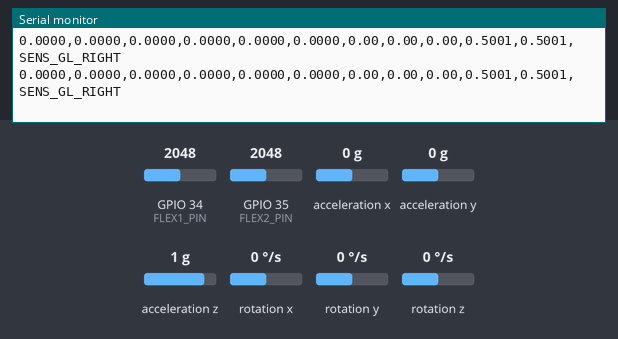
The sketch below on a simulated ESP32. Parts: the last lines printed to the serial monitor. Wiring (inferred from the names in the program): MPU-9250 motion sensor at I2C address 0x68. Inputs (shaded band) come from the test bench; at power-on: rotation y 0 °/s, acceleration x 0 g, acceleration z 1 g, acceleration y 0 g, rotation x 0 °/s, GPIO 34 (FLEX1_PIN) = 2048, GPIO 35 (FLEX2_PIN) = 2048, rotation z 0 °/s (analog values on the 0–4095 scale). Nothing arrives over Bluetooth unless stated.

Above: at 7.8 s.
7.9 s: rotation y set to -100 °/s
At 8.9 s:
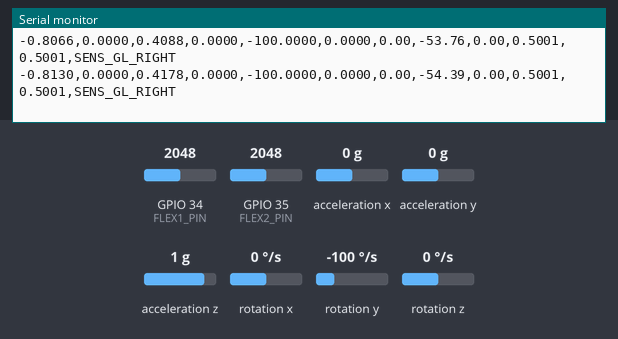
10.9 s: acceleration x set to 0.2 g
At 11.9 s:
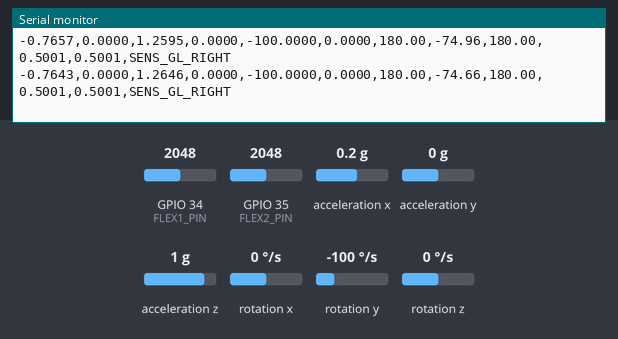
13.9 s: acceleration z set to -1.4 g
At 14.9 s:
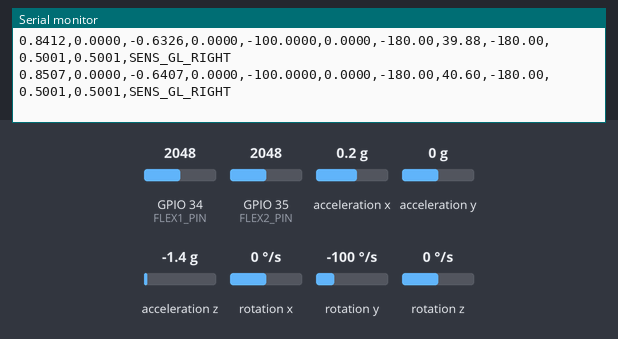
16.9 s: acceleration y set to 1.4 g
At 18.0 s:
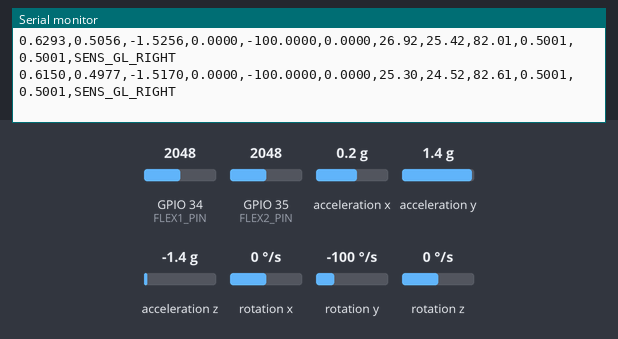
19.9 s: rotation x set to 100 °/s
At 20.4 s:
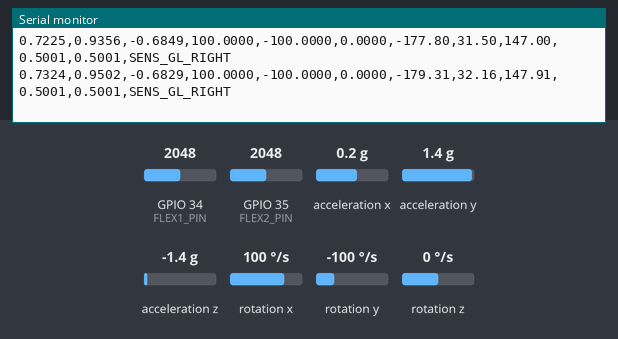
22.9 s: GPIO 34 (FLEX1_PIN) set to 2866
At 24.0 s:
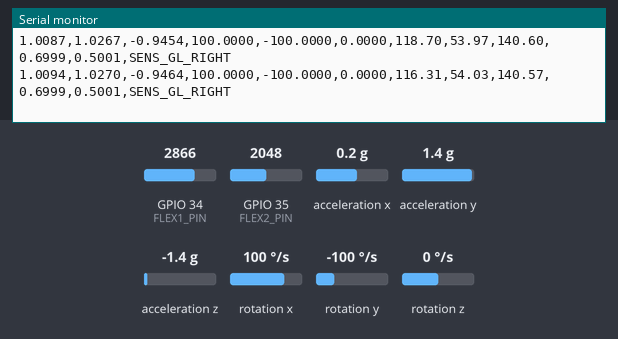
Timing chart, 0 to 25.4 s (numbered marks = the images above; inputs shaded):
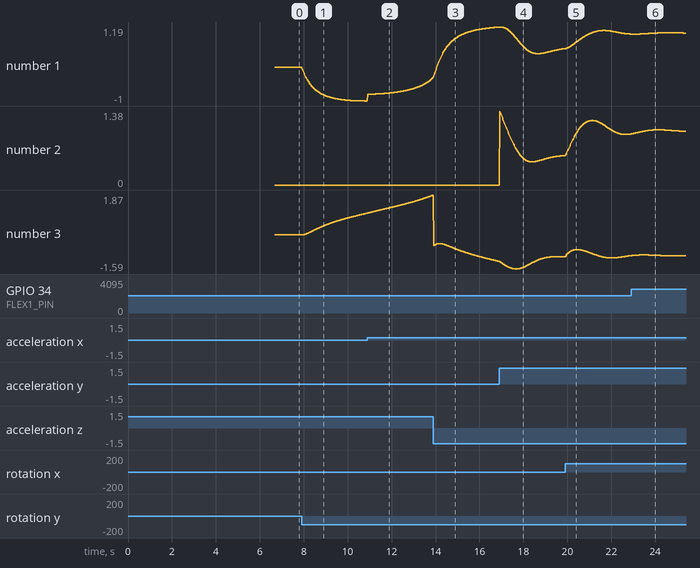

Measured:
- after the input at 7.9 s, the serial monitor: prints a new line at once (image 1)
- plotted number 1: 0 → -1 after the input at 7.9 s
- plotted number 3: 0 → 1.02 after the input at 7.9 s

The sketch:

imu_v7.ino
```cpp
#include <Wire.h>
#include "BluetoothSerial.h"

#if !defined(CONFIG_BT_ENABLED) || !defined(CONFIG_BLUEDROID_ENABLED)
#error Bluetooth Classic is not available on this ESP32 board.
#endif

// Flash one glove as left and change BOTH values to the right-hand values
// before flashing the other glove. The packet label identifies each COM port.
const char *BLUETOOTH_DEVICE_NAME = "SENSOR_GLOVE_RIGHT";
const char *GLOVE_ID = "SENS_GL_RIGHT";
BluetoothSerial SerialBT;

// ============================================================
// MPU-6500
// ============================================================

#define MPU_ADDR 0x68

#define SDA_PIN 21
#define SCL_PIN 22
const int FLEX1_PIN = 34;
const int FLEX2_PIN = 35;

// MPU-6500 registers
#define PWR_MGMT_1   0x6B
#define CONFIG       0x1A
#define GYRO_CONFIG  0x1B
#define ACCEL_CONFIG 0x1C
#define ACCEL_XOUT_H 0x3B
#define WHO_AM_I     0x75

// ============================================================
// Sensor settings
// ============================================================

// ±2g accelerometer
// 16384 LSB/g
const float ACCEL_SCALE = 16384.0f;

// ±250 degrees/sec gyroscope
// 131 LSB/(deg/sec)
const float GYRO_SCALE = 131.0f;

// ============================================================
// Mahony settings
// ============================================================

float q0 = 1.0f;
float q1 = 0.0f;
float q2 = 0.0f;
float q3 = 0.0f;

// Mahony gains
//
// Kp controls how strongly accelerometer corrects the gyro.
// Ki corrects gyro bias.
//
// Start with Ki = 0 while testing.
float Kp = 3.0f;
float Ki = 0.0f;

float integralFBx = 0.0f;
float integralFBy = 0.0f;
float integralFBz = 0.0f;

// ============================================================
// Gyroscope calibration
// ============================================================

float gyroBiasX = 0.0f;
float gyroBiasY = 0.0f;
float gyroBiasZ = 0.0f;

const int CALIBRATION_SAMPLES = 1000;

// ============================================================
// Timing
// ============================================================

unsigned long lastUpdateMicros = 0;

const unsigned long PRINT_INTERVAL_US = 20000; // 50 Hz

// Send 11 sensor values plus a SENS_GL_LEFT/SENS_GL_RIGHT label. The PC uses
// the label only to discover the correct outgoing Bluetooth COM port.
void sendTelemetry(
  float ax, float ay, float az,
  float gx, float gy, float gz,
  float yaw, float pitch, float roll,
  float flex1, float flex2
) {
  char line[160];
  int length = snprintf(
    line, sizeof(line),
    "%.4f,%.4f,%.4f,%.4f,%.4f,%.4f,%.2f,%.2f,%.2f,%.4f,%.4f,%s\n",
    ax, ay, az, gx, gy, gz, yaw, pitch, roll, flex1, flex2, GLOVE_ID
  );
  if (length > 0 && length < (int)sizeof(line)) {
    Serial.print(line);     // Useful while testing through USB.
    SerialBT.print(line);   // Used by the battery-powered Bluetooth setup.
  }
}

// ============================================================
// I2C helper
// ============================================================

void writeRegister(byte reg, byte value) {

  Wire.beginTransmission(MPU_ADDR);
  Wire.write(reg);
  Wire.write(value);
  Wire.endTransmission();
}

// ============================================================
// Read MPU-6500 accelerometer + gyro
// ============================================================

bool readMPU6500(
  int16_t &ax,
  int16_t &ay,
  int16_t &az,
  int16_t &gx,
  int16_t &gy,
  int16_t &gz
) {

  Wire.beginTransmission(MPU_ADDR);
  Wire.write(ACCEL_XOUT_H);

  if (Wire.endTransmission(false) != 0) {
    return false;
  }

  uint8_t bytesReceived = Wire.requestFrom(MPU_ADDR, 14);

  if (bytesReceived != 14) {
    return false;
  }

  ax = (Wire.read() << 8) | Wire.read();
  ay = (Wire.read() << 8) | Wire.read();
  az = (Wire.read() << 8) | Wire.read();

  // Temperature
  Wire.read();
  Wire.read();

  gx = (Wire.read() << 8) | Wire.read();
  gy = (Wire.read() << 8) | Wire.read();
  gz = (Wire.read() << 8) | Wire.read();

  return true;
}

// ============================================================
// Gyroscope calibration
// ============================================================

void calibrateGyroscope() {

  Serial.println();
  Serial.println("================================");
  Serial.println("GYROSCOPE CALIBRATION");
  Serial.println("Keep the MPU-6500 COMPLETELY STILL");
  Serial.println("================================");

  delay(2000);

  long sumX = 0;
  long sumY = 0;
  long sumZ = 0;

  int16_t ax, ay, az;
  int16_t gx, gy, gz;

  for (int i = 0; i < CALIBRATION_SAMPLES; i++) {

    if (readMPU6500(ax, ay, az, gx, gy, gz)) {

      sumX += gx;
      sumY += gy;
      sumZ += gz;
    }

    delay(2);
  }

  gyroBiasX = ((float)sumX / CALIBRATION_SAMPLES) / GYRO_SCALE;
  gyroBiasY = ((float)sumY / CALIBRATION_SAMPLES) / GYRO_SCALE;
  gyroBiasZ = ((float)sumZ / CALIBRATION_SAMPLES) / GYRO_SCALE;

  Serial.println("Calibration complete.");

  Serial.print("Gyro bias X: ");
  Serial.print(gyroBiasX, 4);
  Serial.println(" deg/s");

  Serial.print("Gyro bias Y: ");
  Serial.print(gyroBiasY, 4);
  Serial.println(" deg/s");

  Serial.print("Gyro bias Z: ");
  Serial.print(gyroBiasZ, 4);
  Serial.println(" deg/s");

  Serial.println();
}

// ============================================================
// Fast inverse square root
// ============================================================

float invSqrt(float x) {

  return 1.0f / sqrtf(x);
}

// ============================================================
// Mahony 6-axis IMU update
// ============================================================

void mahonyUpdate(
  float gx,
  float gy,
  float gz,
  float ax,
  float ay,
  float az,
  float dt
) {

  // Convert gyro from degrees/sec → radians/sec
  gx *= 0.01745329252f;
  gy *= 0.01745329252f;
  gz *= 0.01745329252f;

  // ----------------------------------------------------------
  // Normalize accelerometer
  // ----------------------------------------------------------

  float accelNorm = sqrtf(
    ax * ax +
    ay * ay +
    az * az
  );

  if (accelNorm > 0.0f) {

    ax /= accelNorm;
    ay /= accelNorm;
    az /= accelNorm;

    // --------------------------------------------------------
    // Estimated direction of gravity
    // --------------------------------------------------------

    float halfvx = q1 * q3 - q0 * q2;

    float halfvy = q0 * q1 + q2 * q3;

    float halfvz =
      q0 * q0 -
      0.5f +
      q3 * q3;

    // --------------------------------------------------------
    // Error between measured and estimated gravity
    // --------------------------------------------------------

    float halfex =
      (ay * halfvz) -
      (az * halfvy);

    float halfey =
      (az * halfvx) -
      (ax * halfvz);

    float halfez =
      (ax * halfvy) -
      (ay * halfvx);

    // --------------------------------------------------------
    // Integral feedback
    // --------------------------------------------------------

    if (Ki > 0.0f) {

      integralFBx += Ki * halfex * dt;
      integralFBy += Ki * halfey * dt;
      integralFBz += Ki * halfez * dt;

      gx += integralFBx;
      gy += integralFBy;
      gz += integralFBz;

    } else {

      integralFBx = 0.0f;
      integralFBy = 0.0f;
      integralFBz = 0.0f;
    }

    // --------------------------------------------------------
    // Proportional feedback
    // --------------------------------------------------------

    gx += Kp * halfex;
    gy += Kp * halfey;
    gz += Kp * halfez;
  }

  // ----------------------------------------------------------
  // Integrate quaternion
  // ----------------------------------------------------------

  float halfDt = 0.5f * dt;

  gx *= halfDt;
  gy *= halfDt;
  gz *= halfDt;

  float qa = q0;
  float qb = q1;
  float qc = q2;

  q0 +=
    (-qb * gx) -
    (qc * gy) -
    (q3 * gz);

  q1 +=
    (qa * gx) +
    (qc * gz) -
    (q3 * gy);

  q2 +=
    (qa * gy) -
    (qb * gz) +
    (q3 * gx);

  q3 +=
    (qa * gz) +
    (qb * gy) -
    (qc * gx);

  // ----------------------------------------------------------
  // Normalize quaternion
  // ----------------------------------------------------------

  float recipNorm = invSqrt(
    q0 * q0 +
    q1 * q1 +
    q2 * q2 +
    q3 * q3
  );

  q0 *= recipNorm;
  q1 *= recipNorm;
  q2 *= recipNorm;
  q3 *= recipNorm;
}

// ============================================================
// Quaternion → Euler angles
// ============================================================

void getEulerAngles(
  float &yaw,
  float &pitch,
  float &roll
) {

  // Roll
  roll = atan2f(
    2.0f * (q0 * q1 + q2 * q3),
    1.0f - 2.0f * (q1 * q1 + q2 * q2)
  );

  // Pitch
  float sinp =
    2.0f * (q0 * q2 - q3 * q1);

  // Prevent numerical problems around ±90°
  if (fabsf(sinp) >= 1.0f) {
    pitch = copysignf(
      PI / 2.0f,
      sinp
    );
  } else {
    pitch = asinf(sinp);
  }

  // Yaw
  yaw = atan2f(
    2.0f * (q0 * q3 + q1 * q2),
    1.0f - 2.0f * (q2 * q2 + q3 * q3)
  );

  // Convert radians → degrees
  yaw *= 180.0f / PI;
  pitch *= 180.0f / PI;
  roll *= 180.0f / PI;
}

// Remove the gravity component from accelerometer readings.
// The returned values are linear acceleration in g, expressed in the
// MPU-6500 body axes. This uses the Mahony quaternion, but does not alter
// the accelerometer values used internally by the Mahony filter.
void getLinearAcceleration(
  float ax,
  float ay,
  float az,
  float &linearAx,
  float &linearAy,
  float &linearAz
) {

  // Estimated gravity direction in body coordinates.
  float gravityX = 2.0f * (q1 * q3 - q0 * q2);
  float gravityY = 2.0f * (q0 * q1 + q2 * q3);
  float gravityZ =
    2.0f * (q0 * q0 + q3 * q3) - 1.0f;

  linearAx = ax - gravityX;
  linearAy = ay - gravityY;
  linearAz = az - gravityZ;
}

// ============================================================
// Setup
// ============================================================

void setup() {

  Serial.begin(115200);
  SerialBT.begin(BLUETOOTH_DEVICE_NAME);

  delay(1000);

  Serial.println();
  Serial.println("================================");
  Serial.println("ESP32 + MPU-6500 + Mahony AHRS");
  Serial.println("================================");

  // I2C
  Wire.begin(SDA_PIN, SCL_PIN);

  Wire.setClock(400000);

  // ----------------------------------------------------------
  // Check WHO_AM_I
  // ---------------------------------------------------------

  Wire.beginTransmission(MPU_ADDR);
  Wire.write(WHO_AM_I);
  Wire.endTransmission(false);

  Wire.requestFrom(MPU_ADDR, 1);

  if (Wire.available()) {

    byte whoAmI = Wire.read();

    Serial.print("WHO_AM_I = 0x");
    Serial.println(whoAmI, HEX);

    if (whoAmI != 0x70) {

      Serial.println("WARNING: Expected MPU-6500 (0x70)");

    } else {

      Serial.println("MPU-6500 detected.");
    }

  } else {

    Serial.println("ERROR: Could not communicate with MPU-6500.");

    while (true) {
      delay(1000);
    }
  }

  // ----------------------------------------------------------
  // Wake MPU-6500
  // ----------------------------------------------------------

  writeRegister(PWR_MGMT_1, 0x01);

  // DLPF configuration
  writeRegister(CONFIG, 0x03);

  // Gyroscope ±250 deg/s
  writeRegister(GYRO_CONFIG, 0x00);

  // Accelerometer ±2g
  writeRegister(ACCEL_CONFIG, 0x00);

  delay(100);

  Serial.println("MPU-6500 initialized.");

  // ----------------------------------------------------------
  // Calibrate gyro
  // ----------------------------------------------------------

  calibrateGyroscope();

  Serial.println("Starting Mahony filter...");
  Serial.println();

  // ----------------------------------------------------------
  // setup flex sensors
  // ----------------------------------------------------------
  analogReadResolution(12);
  pinMode(FLEX1_PIN, INPUT);
  pinMode(FLEX2_PIN, INPUT);

  lastUpdateMicros = micros();
}

// ============================================================
// Main loop
// ============================================================

void loop() {

  unsigned long now = micros();

  float dt =
    (now - lastUpdateMicros) /
    1000000.0f;

  lastUpdateMicros = now;

  // Protect against unusually large dt
  if (dt <= 0.0f || dt > 0.1f) {
    return;
  }

  int16_t rawAx;
  int16_t rawAy;
  int16_t rawAz;

  int16_t rawGx;
  int16_t rawGy;
  int16_t rawGz;

  if (!readMPU6500(
        rawAx,
        rawAy,
        rawAz,
        rawGx,
        rawGy,
        rawGz
      )) {

    Serial.println("MPU read error!");
    delay(100);
    return;
  }

  // ----------------------------------------------------------
  // Convert raw accelerometer values → g
  // ----------------------------------------------------------

  float ax =
    (float)rawAx / ACCEL_SCALE;

  float ay =
    (float)rawAy / ACCEL_SCALE;

  float az =
    (float)rawAz / ACCEL_SCALE;

  // ----------------------------------------------------------
  // Convert raw gyro values → deg/s
  // ----------------------------------------------------------

  float gx =
    ((float)rawGx / GYRO_SCALE) -
    gyroBiasX;

  float gy =
    ((float)rawGy / GYRO_SCALE) -
    gyroBiasY;

  float gz =
    ((float)rawGz / GYRO_SCALE) -
    gyroBiasZ;

  // ----------------------------------------------------------
  // Mahony update
  // ----------------------------------------------------------

  mahonyUpdate(
    gx,
    gy,
    gz,
    ax,
    ay,
    az,
    dt
  );

  // ----------------------------------------------------------
  // Print at ~50 Hz
  // ----------------------------------------------------------

  static unsigned long lastPrint = 0;

  if (micros() - lastPrint >= PRINT_INTERVAL_US) {

    lastPrint = micros();

    float yaw;
    float pitch;
    float roll;

    getEulerAngles(yaw, pitch, roll);

    // Remove the estimated earth-gravity component only for the values
    // transmitted over serial. The Mahony filter above still uses the
    // original ax, ay, az values, so orientation is not negatively affected.
    float linearAx;
    float linearAy;
    float linearAz;

    getLinearAcceleration(
      ax,
      ay,
      az,
      linearAx,
      linearAy,
      linearAz
    );

    int flex1_adc = analogRead(FLEX1_PIN);
    int flex2_adc = analogRead(FLEX2_PIN);

    // Normalize 12-bit ADC readings to 0.0–1.0
    float flex1 = (float)flex1_adc / 4095.0f;
    float flex2 = (float)flex2_adc / 4095.0f;

    // Telemetry order:
    // ax, ay, az, gx, gy, gz, yaw, pitch, roll, flex1, flex2
    // Accelerometer values are gravity-compensated and in g.
    // Gyro values are bias-corrected deg/s.
    sendTelemetry(
      linearAx, linearAy, linearAz,
      gx, gy, gz,
      yaw, pitch, roll,
      flex1, flex2
    );
  }
}
```
